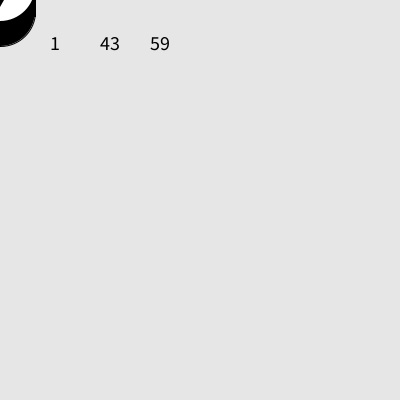
Frame 1 (no input)
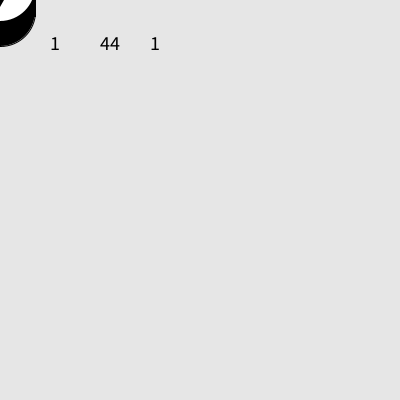
Frame 60 (the mouse pressed at the canvas centre just before this capture)
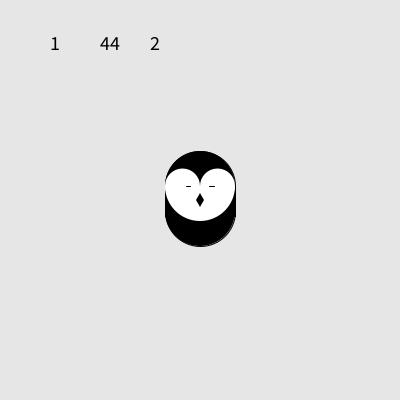
Frame 120 (the mouse held since frame 60 and released just before this capture)

The Processing sketch that drew these frames (run headless with seeded random() and noise(); from frame 60 on, the mouse is pressed at the canvas centre):

// Processing sketch: sketch_140606_15
// ── sketch_140606_15.pde
int ih,im,is;
void drawLeftEye(float x,float y){
  noStroke();
  fill(255);
  ellipse(x,y,35,35);
  if(second()%4 == 2||second()%4 == 3){
    stroke(0);
    line(x+3.5,y,x+8,y);
  }else{
    fill(0);
    ellipse(x+3.5,y,8,8);
  }
}

void drawRightEye(float x,float y){
  noStroke();
  fill( 255 );
  ellipse(x, y, 35, 35);

  if(second()%4 == 1||second()%4 == 3){
    stroke(0);
    line(x-3.5,y,x-8,y);
  }else{
    fill( 0 );
    ellipse(x-3.5, y, 8, 8);
  }
}

void drawOwl(float x,float y){
pushMatrix();
stroke(0);
fill(0);
ellipse(x,y-14,70,70);
ellipse(x,y+11,70,70);
rect(x-35,y-14,70,30);
noStroke();
fill(255);
arc(x,y-14,70,70,0,PI);
  drawLeftEye(x-17.5,y-14);
  drawRightEye(x+17.5,y-14);
  fill(0);
  noStroke();
  quad(x,y-7, x+4,y, x,y+7, x-4,y);
popMatrix();
}

void setup() {
  size(400, 400);
  smooth();
}

void draw() {
  ih = hour();
  im = minute();
  is = second();


  background(230);
    textSize(20);
  fill(0);
  text(ih,50,50);
  text(im,100,50);
  text(is,150,50);
  drawOwl(mouseX,mouseY);
}
